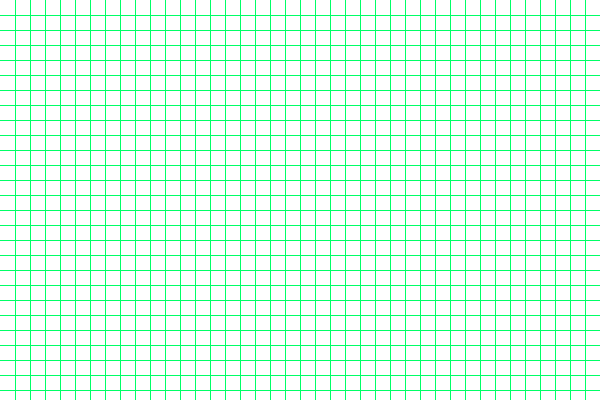
Frame 1 (no input)
Frame 60 (the mouse pressed at the canvas centre just before this capture): identical to frame 1, image omitted
Frame 120 (the mouse held since frame 60 and released just before this capture): identical to frame 1, image omitted

The Processing sketch that drew this single still picture (run headless with seeded random() and noise(); from frame 60 on, the mouse is pressed at the canvas centre):

// Processing sketch: fp_pg_q_05_13
// ── fp_pg_q_05_13.pde
// 問題 5.13 図 5.6(d) に示すような 600 画素 × 400 画素の描画範囲に，間隔 15 画素の格子を描画せよ．
void setup() {
  size(600, 400);
  background(255, 255, 255);
}

void draw() {
  strokeWeight(1);
  stroke(0, 255, 102);
  for (float x = 15; x < width; x+=15) {
    for (float y = 15; y < height; y+=15) {
      // 横
      line(0, y, width, y);
      // 縦
      line(x, 0, x, height);
    }
  }
}
